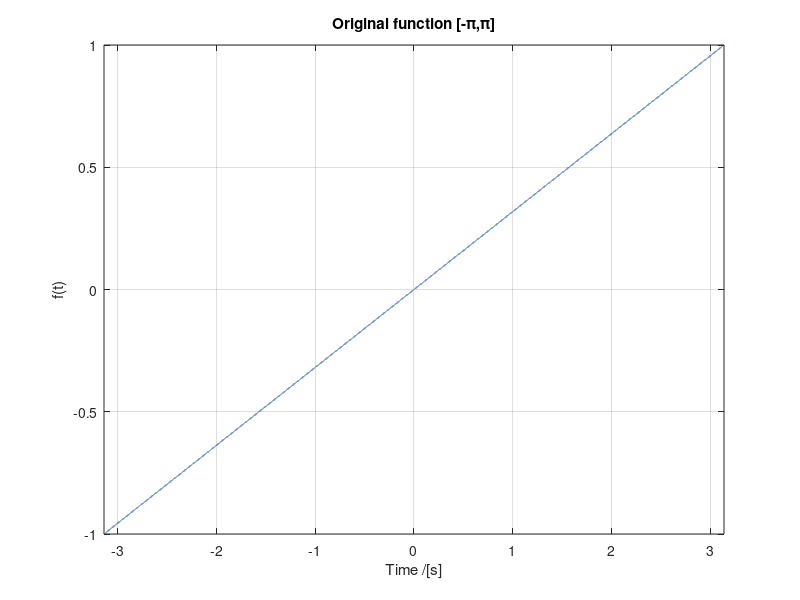
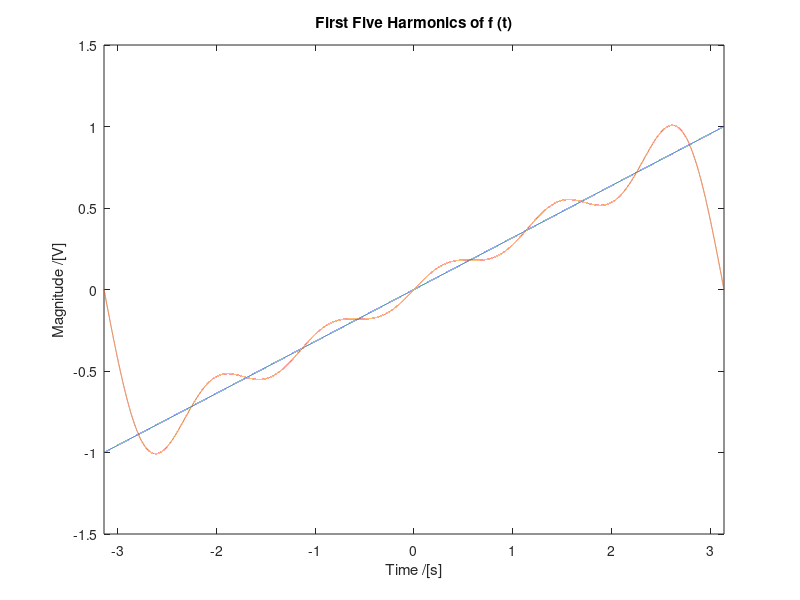

These figures' MATLAB source, in order:
%Original Function Plot
T = 2*pi;
t = (-T/2:0.0001:T/2);
y = (2/T)*t;
figure(1);
plot(t,y);
xlim([-pi,pi]);
grid on;
xlabel("Time /[s]");
ylabel("f(t)")
title("Original function [-π,π]");

%First five harmonics plot
f = 0;
for n=1:5
    f = f + ((-2*(-1)^n/(n*pi)))*sin(n*2*pi/T*t);
end
%plot
figure(2);
plot(t,y);
hold on;
plot(t,f);
xlim([-pi,pi]);
title('Fourier Series');
xlabel("Time /[s]");
ylabel("Magnitude /[V]")
title("First Five Harmonics of f (t)");